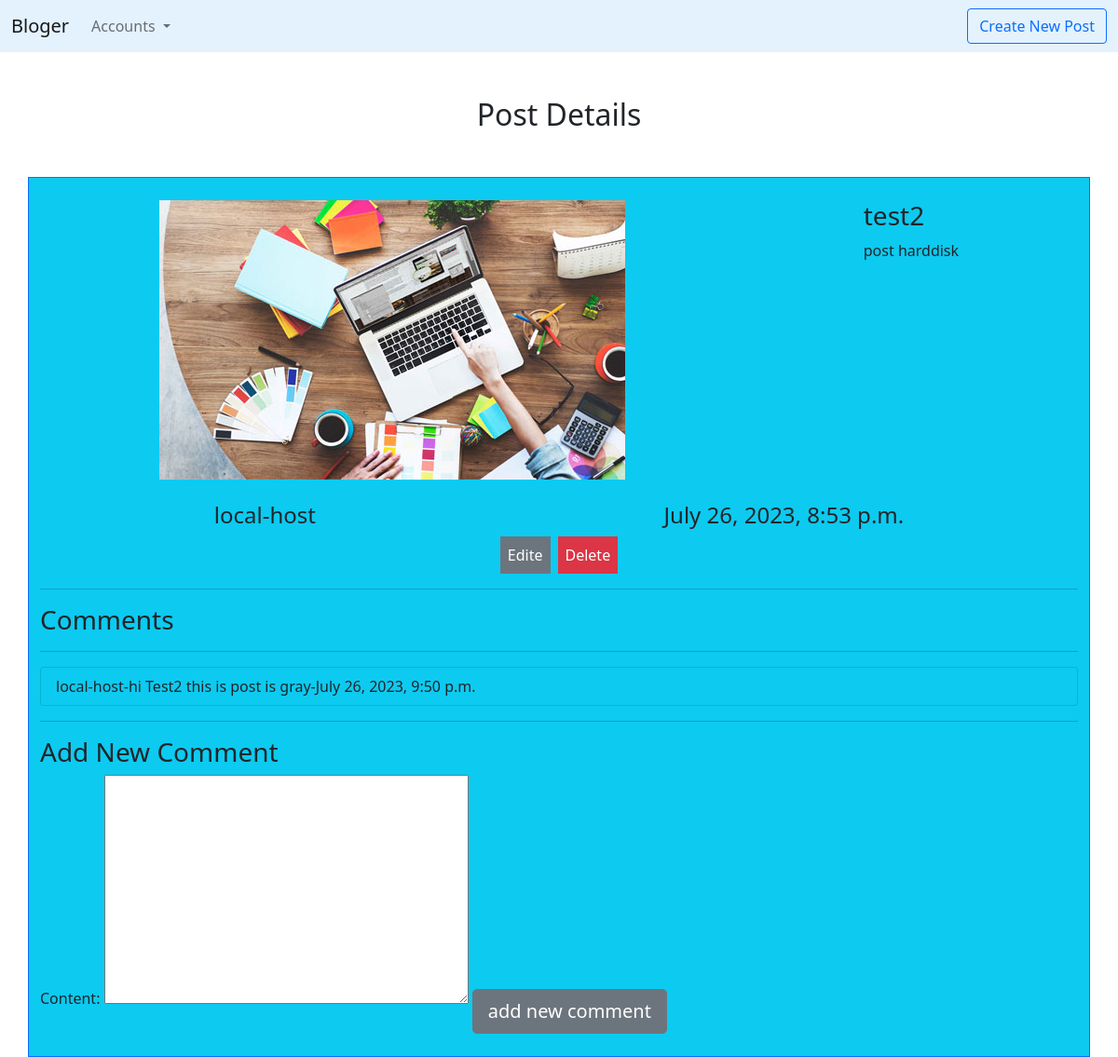
The page /blog/7 on the database its author committed.
### blog/models.py (models this page shows, shortened)
class Post(models.Model):
    title = models.CharField(max_length=100)
    content = models.TextField(max_length=4000)
    create_date = models.DateTimeField(default=timezone.now())
    draft = models.BooleanField(default= True)
    tags = TaggableManager()
    auth = models.ForeignKey(User , on_delete=models.SET_NULL,null=True , blank=True , related_name="post_user")
    image = models.ImageField(upload_to='posts')

class Comment(models.Model):
    content = models.TextField(max_length=300)
    create_at = models.DateTimeField(default = timezone.now)
    user = models.ForeignKey(User ,on_delete= models.CASCADE, related_name="comment_user" )
    post = models.ForeignKey(Post , on_delete= models.CASCADE , related_name = "comment_post")

### blog/views.py (the view)
# urls.py: path('blog/<int:post_id>', views.post_detail),
def post_detail(request , post_id):
    data = Post.objects.get(id = post_id)
    post_comments = Comment.objects.filter(post=data)
    if request.method == 'POST':
        form = CommentForm(request.POST)
        if form.is_valid():
            myform =form.save(commit=False)
            myform.user= request.user
            myform.post = data
            myform.save()
    else:
            form = CommentForm()
    return render(request , "blog/post_detail.html" , {"post":data , 'form':form , 'comments':post_comments})

### blog/forms.py
class CommentForm(forms.ModelForm):
    class Meta:
        model = Comment
        fields = ("content" , )

### blog/templates/blog/post_detail.html (shortened to what this page needs)
<!doctype html>
<html lang="en">
  <head>
    <link href="https://cdn.jsdelivr.net/npm/bootstrap@5.0.2/dist/css/bootstrap.min.css" rel="stylesheet">
  </head>
  <body>
    <nav class="navbar navbar-expand-lg navbar-light"  style="background-color: #e3f2fd;">
        <div class="container-fluid">
          <a class="navbar-brand" href="#">Bloger</a>
          <div class="collapse navbar-collapse" id="navbarSupportedContent">
            <ul class="navbar-nav me-auto mb-2 mb-lg-0">
              <li class="nav-item dropdown">
                <a class="nav-link dropdown-toggle" href="#" id="navbarDropdown" role="button" data-bs-toggle="dropdown" aria-expanded="false">
                  Accounts
                </a>
              </li>
            </ul>
              <a  href="/blog/create" class="btn btn-outline-primary" >Create New Post</a>
          </div>
        </div>
      </nav>
      <h2 class="text-center mt-5">Post Details</h2>
      <div class="container border border-primary mt-5 bg-info pt-4 pb-4" >
        <div class="d-flex justify-content-around mb-4">
            <img src="{{post.image.url}}" alt="">
            <div>
                <h3>{{post.title}}</h3>
                <p>{{post.content}}</p>
            </div>
        </div>
        <div class="d-flex justify-content-around">
            <h4>{{post.auth}}</h4>
            <h4>{{post.create_date}}</h4>
        </div>
        <div class="d-flex justify-content-center ">
            <a href="/blog/{{post.id}}/edite"  class="btn-secondary p-2 me-2 text-decoration-none">Edite</a>
            <a href="/blog/{{post.id}}/delete" class="btn-danger p-2 text-decoration-none">Delete</a>
        </div>
        <hr>
    <h3>Comments</h3>
    <hr>
    <ul class="list-group bg-info">
        {% for comment in comments %}
            <li class="list-group-item bg-info">
            {{ comment.user }}-{{ comment.content }}-{{ comment.create_at }}
            </li>
        {% endfor %}
    </ul>
    <hr>
<h3>Add New Comment</h3>
{% load bootstrap %}
<form method="post">
    {{ form|bootstrap_horizontal:'col-lg-2' }}
    <input  type="submit" value="add new comment" class="btn btn-secondary btn-lg mt-4">
</form>
      </div>
  </body>
</html>

### rows shown on the page
Post: image (picture), title "test2", content "post harddisk", auth "local-host", create_date "July 26, 2023, 8:53 p.m."
Comment: user "local-host", content "hi Test2 this is post is gray", create_at "July 26, 2023, 9:50 p.m."
